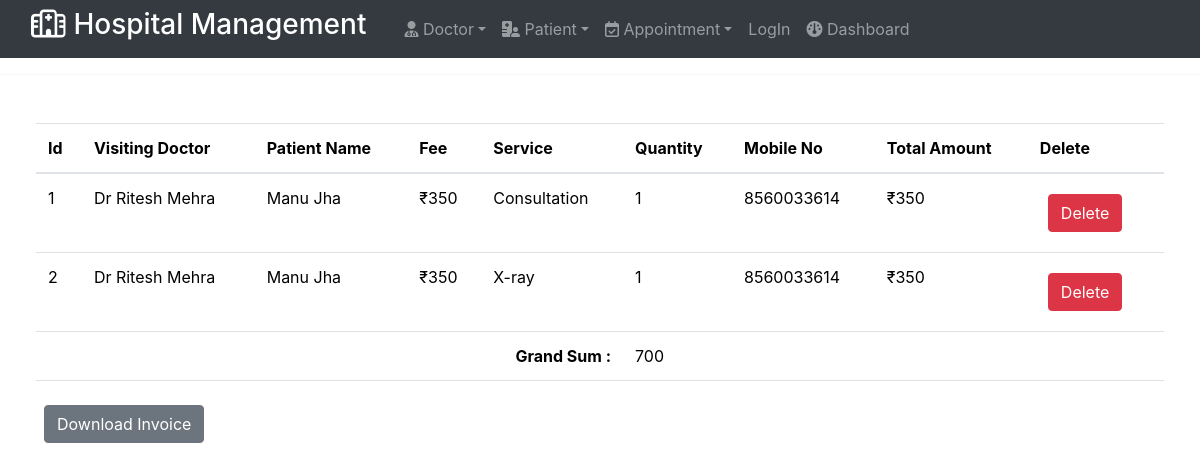
The page /viewreceipt/2 on the database its author committed.
### hospital/models.py (models this page shows, shortened)
class invoice(models.Model):
    app=models.ForeignKey(Appointment, on_delete=models.CASCADE)
    treating_doctor=models.CharField(max_length=255)
    patient_name=models.CharField(max_length=255)
    department=models.CharField(max_length=255)
    amount=models.PositiveIntegerField()
    qty=models.PositiveIntegerField()
    services=models.TextField()
    admit_date=models.DateField(blank=True,null=True)
    discharge_date=models.DateField(blank=True,null=True)
    address=models.CharField(max_length=250)
    mobile=models.IntegerField()
    age=models.IntegerField()
    gender=models.CharField(max_length=50)
    status=models.CharField(max_length=150)
    bill_date=models.DateTimeField(auto_now=False, auto_now_add=True)
    total_amount=models.PositiveIntegerField()
    remarks=models.TextField(null=True,blank=True)

### hospital/views.py (the view)
# urls.py: path('viewreceipt/<int:id>',views.viewinvoice,name='viewreceipt'),
def viewinvoice(request,id):
    total_sum=0
    queryset=""
    if request.method=='GET':
        app=Appointment.objects.get(id=id)
        if app!=None:
            queryset = invoice.objects.filter(app=app)
            total_sum = sum(receipt.total_amount for receipt in queryset)
    context={'items':queryset,'grand_total':total_sum,'app_id':id}
    return render(request,'viewreceipt.html',context)

### templates/viewreceipt.html
{% extends "index.html" %}
{% block body %}
<hr>
    <div class="class mt-5">
        <table class="table mt-6">
            <thead>
                <tr>
                    <th>Id </th>
                    <th>Visiting Doctor </th>
                    <th>Patient Name </th>
                    <th>Fee</th>
                    <th>Service</th>
                    <th>Quantity </th>
                    <th>Mobile No</th>
                    <th>Total Amount </th>
                    <th>Delete </th>
                </tr>
            </thead>
            <tbody>
                {% for item in items %}
                <tr>
                    <td>{{item.id}}</td>
                    <td>{{item.treating_doctor}}</td>
                    <td>{{item.patient_name}}</td>
                    <td>₹{{item.amount}}</td>
                    <td>{{item.services}}</td>
                    <td>{{item.qty}}</td>
                    <td>{{item.mobile}}</td>
                    <td> ₹{{item.total_amount}}</td>
                    <td>
                        <a href="{% url 'deletereceipt' item.id %}" class="btn btn-danger m-2">Delete </a>
                    </td>
                </tr>
                {% endfor %}
                <tr>
                    <th colspan="5" class="text-right">Grand Sum :</th>
                    <td colspan="4">{{ grand_total }}</td>
                </tr>
            </tbody>
        </table>
        <p><a href="{% url 'generatereceipt' app_id %}" class="btn btn-secondary m-2">Download Invoice </a>
    </div>
{% endblock body %}

### static/hospital.css (style rules this page uses)
body { width:100%; }
.btn { margin-top:5%; }
.mt-5 { margin-left:3%; margin-right:3%; }

### rows shown on the page
invoice: id "1", treating_doctor "Dr Ritesh Mehra", patient_name "Manu Jha", amount "350", services "Consultation", qty "1", mobile "8560033614", total_amount "350"
invoice: id "2", treating_doctor "Dr Ritesh Mehra", patient_name "Manu Jha", amount "350", services "X-ray", qty "1", mobile "8560033614", total_amount "350"

### other values the page prints
{{ grand_total }} "700"
